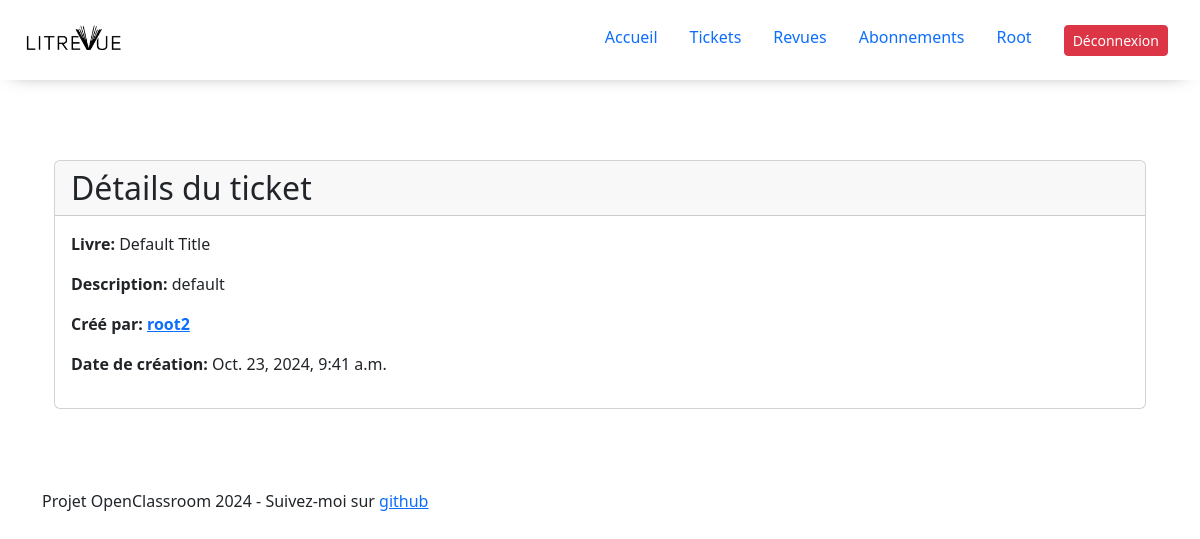
The app's page /ticket/1/ (signed in) with its own data.
### users/models.py (models this page shows, shortened)
class CustomUser(modelsAuth.AbstractUser):
    followed_users = models.ManyToManyField('self', through=UserFollows,  symmetrical=False, related_name='followers_set')

### website/models.py (models this page shows, shortened)
class Ticket(models.Model):
    book = models.CharField(max_length=128,default='Default Title')
    description = models.TextField(max_length=2048, blank=True)
    user = models.ForeignKey(settings.AUTH_USER_MODEL, on_delete=models.CASCADE)
    image = models.ImageField(upload_to='tickets/', null=True, blank=True)
    time_created = models.DateTimeField(auto_now_add=True)

### website/views.py (the view)
# urls.py: path('ticket/<int:pk>/', TicketDetailView.as_view(), name='ticket_detail'),
class TicketDetailView(LoginRequiredMixin, DetailView):
    model = Ticket
    action='detail'
    template_name = 'website/Ticket.html'

### website/templates/website/Ticket.html (shortened to what this page needs)
{% extends 'website/base.html' %}
{% block content %}
<div class="main_content container mt-5">
    {% if view.action == 'delete' %}
        <div class="card">
            <div class="card-header">
                <h2 class="mb-0">Confirmer la suppression du ticket</h2>
            </div>
            <div class="card-body">
                <p>Êtes-vous sûr de vouloir supprimer le ticket "{{ ticket.book }}" ?</p>
                <form method="post">
                    {% csrf_token %}
                    <button type="submit" class="btn btn-danger">Confirmer la suppression</button>
                    <a href="{% url 'website:ticket_detail' ticket.pk %}" class="btn btn-secondary">Annuler</a>
                </form>
            </div>
        </div>
    {% elif view.action == 'detail' %}
        <div class="card">
            <div class="card-header">
                <h2 class="mb-0">Détails du ticket</h2>
            </div>
            <div class="card-body">
                <p><strong>Livre:</strong> {{ ticket.book }}</p>
                <p><strong>Description:</strong> {{ ticket.description }}</p>
                <p><strong>Créé par: <a href="http://localhost:8000/user/{{ ticket.user }}">{{ ticket.user }}</a> </strong></p>
                <p><strong>Date de création:</strong> {{ ticket.time_created }}</p>
            </div>
        </div>
    {% endif %}
</div>
{% endblock %}

### website/templates/website/base.html (shortened to what this page needs)
{%load static %}
<!DOCTYPE html>
<html lang="en">
    <head>
        <link rel="stylesheet" href="{% static 'website/navbar.css' %}" />
        <link rel="stylesheet" href="{% static 'website/home.css' %}" />
        <link href="https://cdn.jsdelivr.net/npm/bootstrap@5.3.2/dist/css/bootstrap.min.css" rel="stylesheet">
    </head>
    <body>
        <header class="header">
            <div class="container navbar">
                <a href="{% url 'website:home' %}" class="logo">
                    <img class="logo" src="{% static 'website/Logo_LitRevue.png' %}" alt="LitRevue Logo">
                </a>
               	<nav class="nav">
	            	<a href="{% url 'website:home' %}"> Accueil</a>
	                {% if request.user.is_authenticated %}
	    	              	<a href="{% url 'website:ticket_list' %}"> Tickets </a>
	    	              	<a href="{% url 'website:review_list' %}"> Revues </a>
                              <a href="{% url 'website:followed_users' %}"> Abonnements </a>
		                	<a href="#"> {{request.user | title}}</a>
	    	                <form class="logout" method="post" action="{% url 'users:logout' %}" class="logout-form">
                                <button type="submit" class="btn btn-danger btn-sm">
                                     Déconnexion
                                </button>
                            </form>
	                {% else %}
							<a class="btn btn-outline">Login</a>
                            <a href="{% url 'users:register' %}" class="btn btn-primary">Join Now</a>
	                {% endif %}
	              </nav>
            </div>
        </header>
        <main>
            <div class="container">
             {%block content %}
             {%endblock content%}
            </div>
        </main>
        <footer class="footer">
            <div class="container">
				<p>Projet OpenClassroom 2024 - Suivez-moi sur <a href="https://github.com/Zeatop"> github </a></p>
            </div>
        </footer>
    </body>
</html>

### website/static/website/navbar.css (style rules this page uses)
footer { margin-top: 5rem }
.navbar { display: flex; justify-content: space-between; align-content: center; box-shadow: -2px 5px 20px -15px rgba(0,0,0,0.74); min-width: 100%; position: fixed !important; padding-bottom: 2rem !important; height: 10%; padding-top: 2rem !important; margin-top: -3rem; z-index: 2; background-color: white; }
.logo { max-width: 35%; }
.logout { padding-left: 1rem; }
.nav a { padding-left: 1rem; padding-right: 1rem; text-decoration: none; }
.nav { padding-right: 2rem }
.main_content { padding-top: 10%; position: relative; z-index: 1; top: 0; }

### records on screen
CustomUser: user "Root"
Ticket: book "Default Title", description "default", user "root2", time_created "Oct. 23, 2024, 9:41 a.m."
